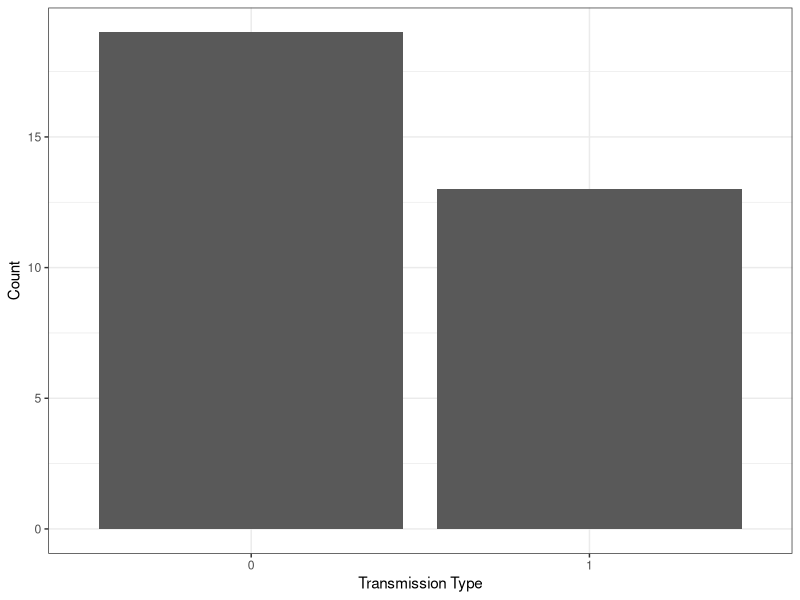
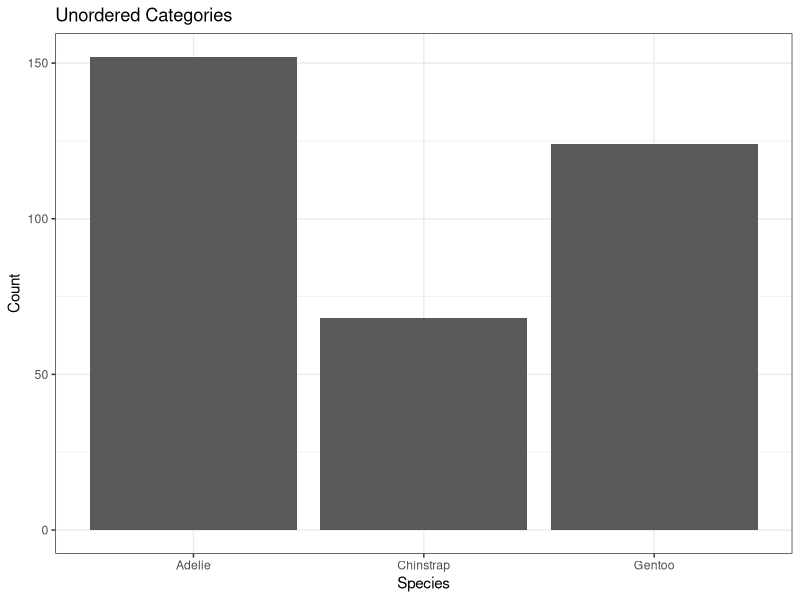
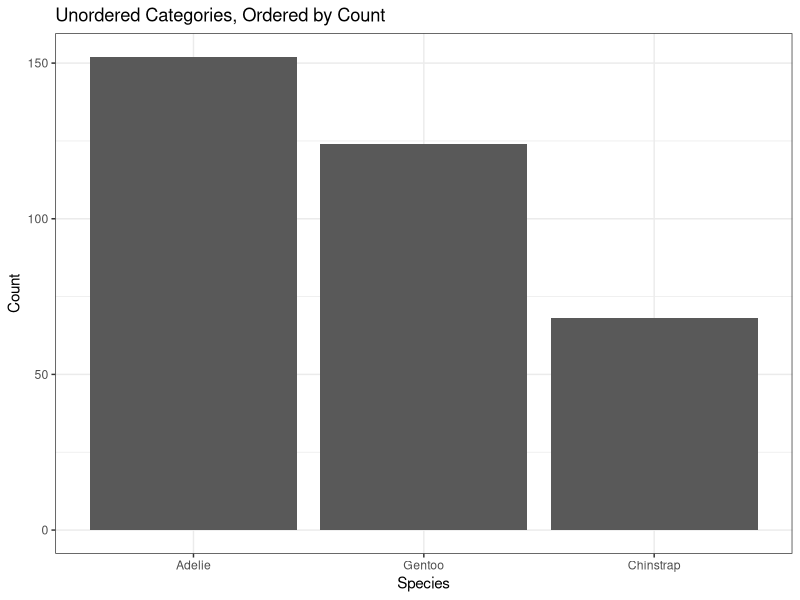
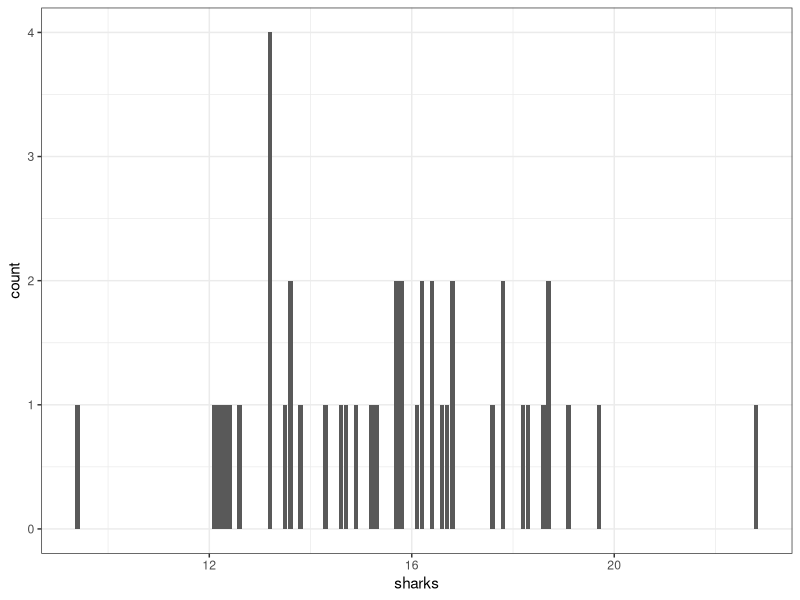
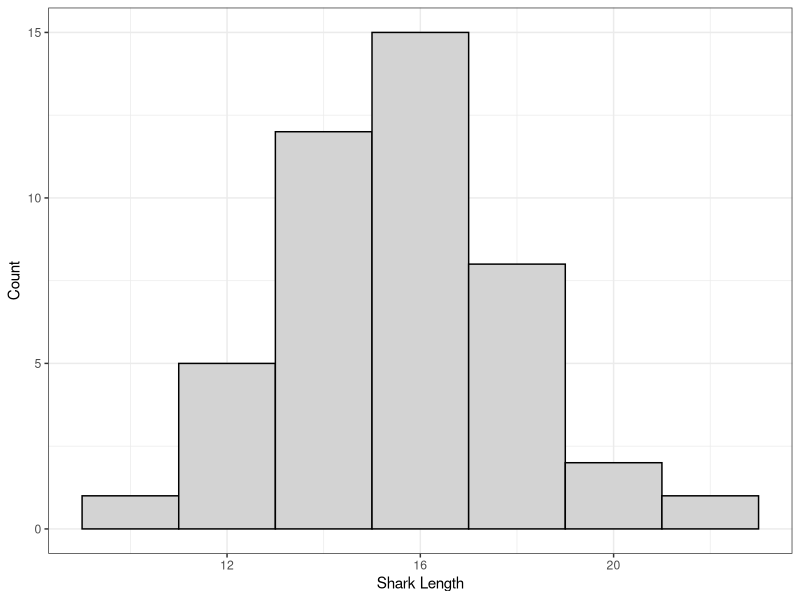
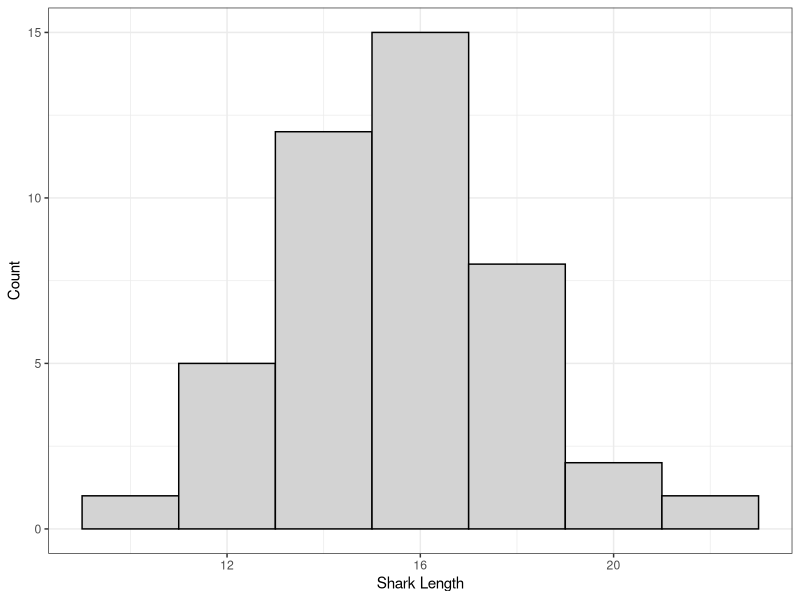
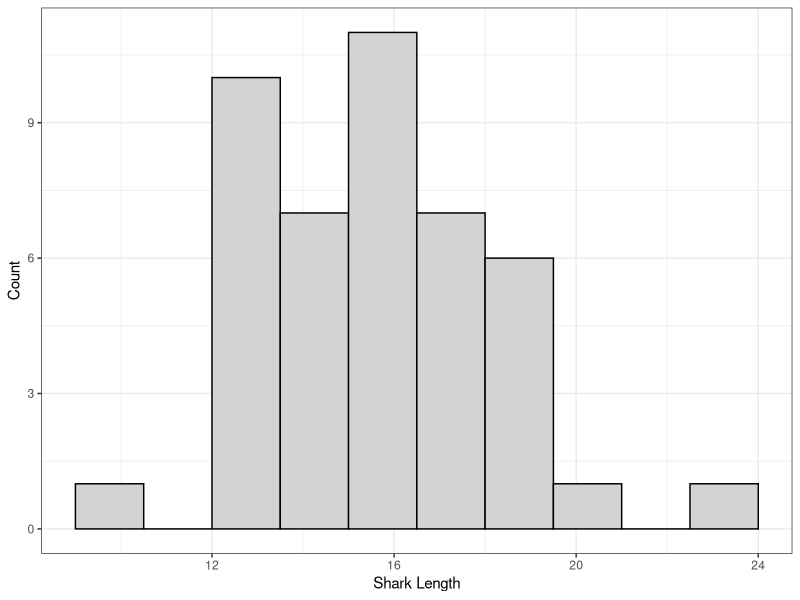
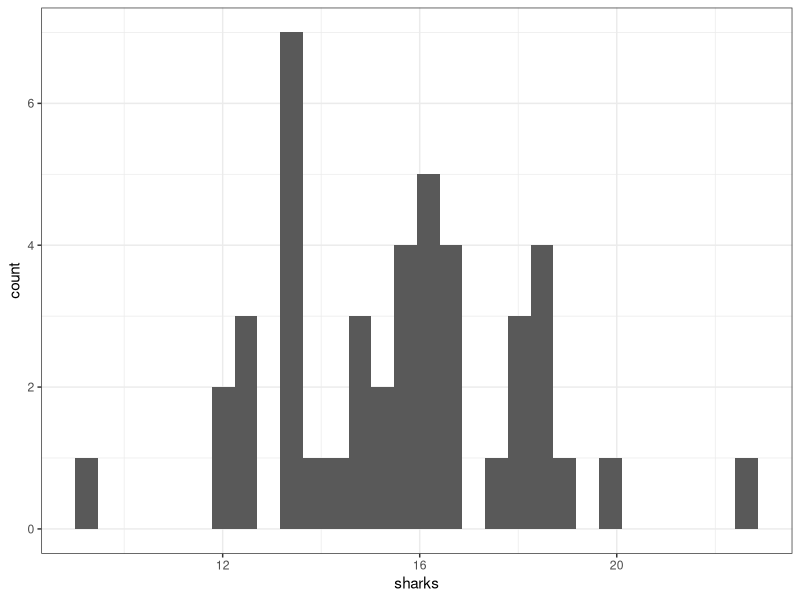

R code for these plots, in order:
## ---- chunk 1
#| echo: true
library(palmerpenguins)
head(as.data.frame(penguins))
## ---- chunk 2
penguins[, c("species", "sex", "body_mass_g")] |>
    head() |>
    knitr::kable()
## ---- chunk 3
#| echo: true
mtcars[1:6, 1:5]
## ---- chunk 4
#| eval: true
#| code-fold: true
#| fig-height: 5
library(ggplot2)
theme_set(theme_bw())

ggplot(mtcars) +
    aes(x = factor(am)) +
    geom_bar() +
    labs(x = "Transmission Type",
        y = "Count")
## ---- chunk 5
#| code-fold: false
table(mtcars$am)
## ---- chunk 6
#| code-fold: true
library(palmerpenguins)
ggplot(penguins) +
    aes(x = species) +
    geom_bar() +
    labs(x = "Species", y = "Count",
        title = "Unordered Categories")
## ---- chunk 7
#| code-fold: true
library(forcats) # For rearranging "factors", aka. categorical variables
ggplot(penguins) +
    aes(x = fct_infreq(species)) +
    geom_bar() +
    labs(x = "Species", y = "Count",
        title = "Unordered Categories, Ordered by Count")
## ---- chunk 8
#| code-fold: true
library(ggplot2)
theme_set(theme_bw())
sharks <-  c(9.4, 12.1, 12.2, 12.3, 12.4, 12.6, 13.2, 13.2, 13.2, 13.2, 13.5,
13.6, 13.6, 13.8, 14.3, 14.6, 14.7, 14.9, 15.2, 15.3, 15.7, 15.7,
15.8, 15.8, 16.1, 16.2, 16.2, 16.4, 16.4, 16.6, 16.7, 16.8, 16.8,
17.6, 17.8, 17.8, 18.2, 18.3, 18.6, 18.7, 18.7, 19.1, 19.7, 22.8)

ggplot() + aes(x = sharks) + geom_bar()
## ---- chunk 9
#| fig-height: 3.8
#| fig-width: 5
#| code-fold: true
## Note that I've manually chosen the bin widths and centers.
ggplot() + 
    aes(x = sharks) +
    geom_histogram(binwidth=2, 
        center = 0, # Only need to specify the center of one bin
        colour = "black", fill = "lightgrey") +
    labs(x = "Shark Length", y = "Count")
## ---- chunk 10
#| fig-height: 4
#| code-fold: true
ggplot() + 
    aes(x = sharks) +
    geom_histogram(binwidth=2, 
        center = 0, # Only need to specify the center of one bin
        colour = "black", fill = "lightgrey") +
    labs(x = "Shark Length", y = "Count")
## ---- chunk 11
#| fig-height: 4
#| code-fold: true
ggplot() + 
    aes(x = sharks) +
    geom_histogram(binwidth=1.5, 
        center = 0.75, # Only need to specify the center of one bin
        colour = "black", fill = "lightgrey") +
    labs(x = "Shark Length", y = "Count")
## ---- chunk 12
ggplot() + 
    aes(x = sharks) +
    geom_histogram()
## ---- chunk 13
#| echo: false
#| eval: true
#| code-fold: true

ggplot(penguins) + 
    aes(x = flipper_length_mm) +
    geom_histogram(colour = 1, fill = "lightgrey") +
    labs(x = "Flipper Length (mm)",
        y = "Count")
## ---- chunk 14
#| echo: false
#| eval: true

ggplot(penguins) + 
    aes(x = ordered(as.numeric(factor(species)), levels = c(2,1,3))) +
    geom_bar(width = 1, colour = 1, fill = "lightgrey") +
    labs(x = "Species Label",
        y = "Count")
## ---- chunk 15
#| fig-height: 4.6
mydata <- c(12, 43, 12, 32, 53, 66, 78, 25, 36, 12, 26,
    34, 98, 39, 44, 23, 15, 67, 1,  4,  54, 21)

ggplot() + theme_minimal() +
    aes(x = mydata) +
    geom_histogram(binwidth = 10, center = 5,
        fill = "lightgrey", colour = "black") +
    scale_x_continuous(breaks = (0:10)*10, trans = "reverse", expand = c(0,0)) +
    coord_flip() + 
    labs(x = "Value", y = NULL)
## ---- chunk 16
#| echo: false
#| eval: true
#| fig-height: 4
set.seed(2112)
simdata <- rnorm(1000)^1.25
ggplot() +
    aes(x = simdata) +
    geom_histogram(fill = "lightgrey", colour = 1)
## ---- chunk 17
#| fig-height: 4
#| fig-width: 5
#| echo: false
set.seed(2112)
myd <- rnorm(40)
ggplot() + aes(x = myd) + geom_histogram(center = 0.5, binwidth = 1, fill = "lightgrey", colour = 1)
